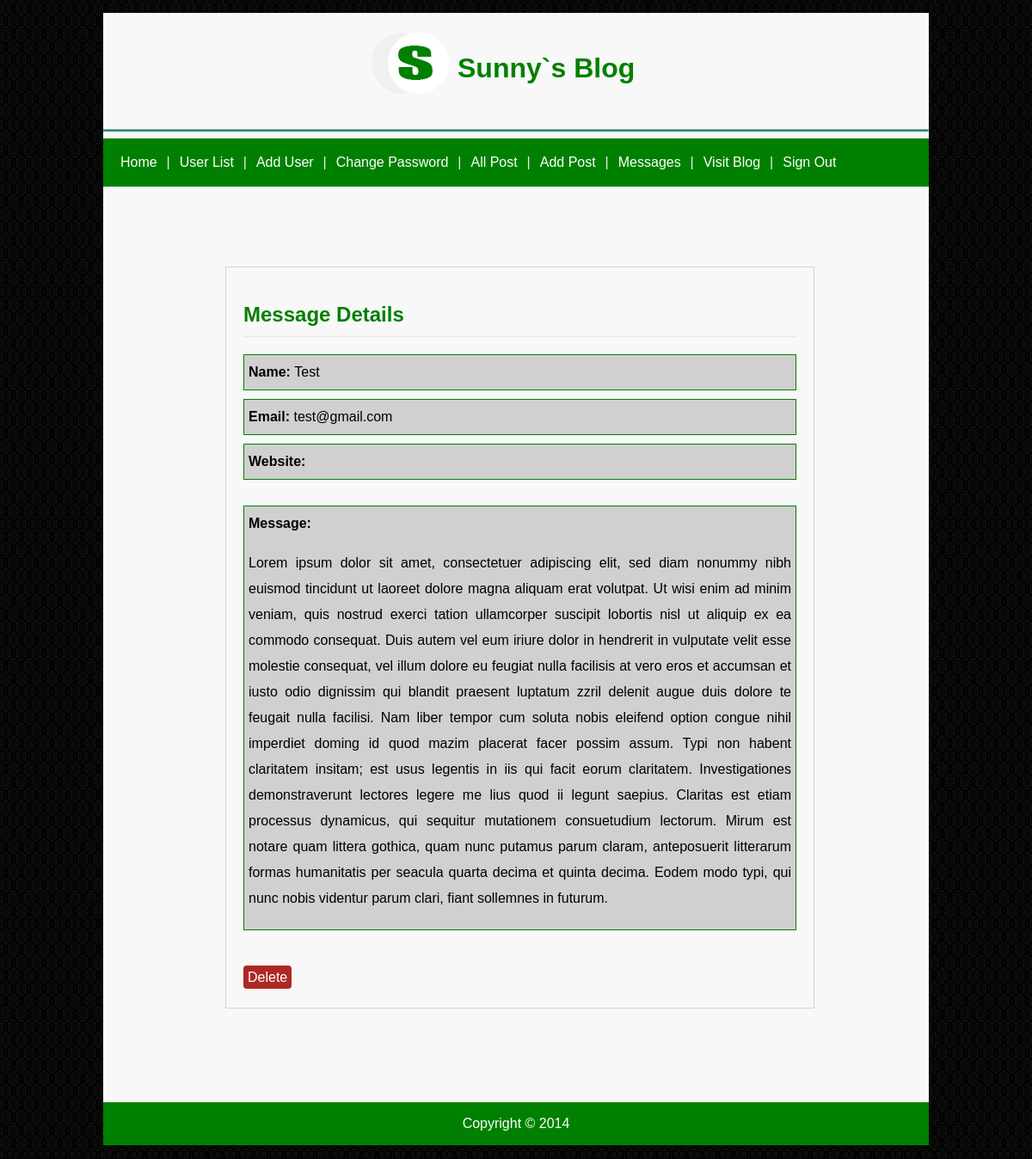
Page /Admin/message_details.php?id=4 (signed in) on the committed database.
### tables this page shows
CREATE TABLE IF NOT EXISTS `messages` (
  `message_id` int(11) NOT NULL AUTO_INCREMENT,
  `name` varchar(60) NOT NULL,
  `email` varchar(60) NOT NULL,
  `website` varchar(60) DEFAULT NULL,
  `message_content` text NOT NULL,
  PRIMARY KEY (`message_id`)
);

### Admin/xsscheck.php (called while the page is built)
<?php
	$htmlNormalTags = array ("<script>","</script>","<a","</a>");
	$htmlreplaceTags = array (htmlspecialchars("<script>"),htmlspecialchars("</script>"),"<a style=\"color: green;\"","</a>");
?>

### Admin/message_details.php (the view, shortened to what this page needs)
<?php
	include('header.php');
	include('dbconfig.php');
	include('xsscheck.php');
?>
<?php
	$id = $_GET['id'];
	$query = "SELECT * FROM messages WHERE message_id = '{$id}'";
	$result = mysqli_query($connection, $query);
?>
			<table style="width: 700px; margin: 0 auto;">
				<?php
					foreach ($result as $row){
				?>
				<tr>
					<td style="padding-left: 10px;">
						<div style="border: 1px solid #d2d2d2;padding: 20px;">
						<h2 style="border-bottom: 1px solid #E8E8E8;padding-bottom:10px"><font color="Green">Message Details</font></h2>
							<div style="border: 1px solid green;padding:5px;margin-bottom:10px;background: #D0D0D0;">
								<b>Name: </b><?php echo str_replace($htmlNormalTags,$htmlreplaceTags,$row['name'])?>
							</div>
							<div style="border: 1px solid green;padding:5px;margin-bottom:10px;background: #D0D0D0;">
								<b>Email: </b><?php echo str_replace($htmlNormalTags,$htmlreplaceTags,$row['email'])?>
							</div>
							<div style="border: 1px solid green;padding:5px;margin-bottom:10px;background: #D0D0D0;">
								<b>Website: </b><?php echo str_replace($htmlNormalTags,$htmlreplaceTags,$row['website'])?>
							</div>
							<div style="border: 1px solid green;padding:5px;margin-bottom:40px;margin-top:30px; background: #D0D0D0;">
								<b>Message: </b>
								<p style="text-align: justify">
								<?php echo str_replace($htmlNormalTags,$htmlreplaceTags,$row['message_content'])?>
								</p>
							</div>
							<a href="message_delete.php?id=<?php echo $row['message_id']?>" class="btndelete">Delete</a>
						</div>
					</td>
				</tr>
				<?php
					}
				?>
			</table>
<?php
	include('footer.php');
?>

### css/style.css (style rules this page uses)
.btndelete { text-decoration: none; background-color: #ac2925; color: #fff; padding: 5px; border-radius: 4px; }

### rows in the picture
messages: name "Test", email "test@gmail.com", message_content "Lorem ipsum dolor sit amet, consectetuer adipiscing elit, sed diam nonummy nibh euismod tincidunt ut laoreet dolore magna aliquam erat volutpat. Ut wisi enim ad minim veniam, quis nostrud exerci tation ullamcorper suscipit lobortis nisl ut aliquip ex ea commodo consequat. Duis autem vel eum iriure dolor in hendrerit in vulputate velit esse molestie consequat, vel illum dolore eu feugiat nulla facilisis at vero eros et accumsan et iusto odio dignissim qui blandit praesent luptatum zzril delenit augue duis dolore te feugait nulla facilisi. Nam liber tempor cum soluta nobis eleifend option congue nihil imperdiet doming id quod mazim placerat facer possim assum. Typi non habent claritatem…"
